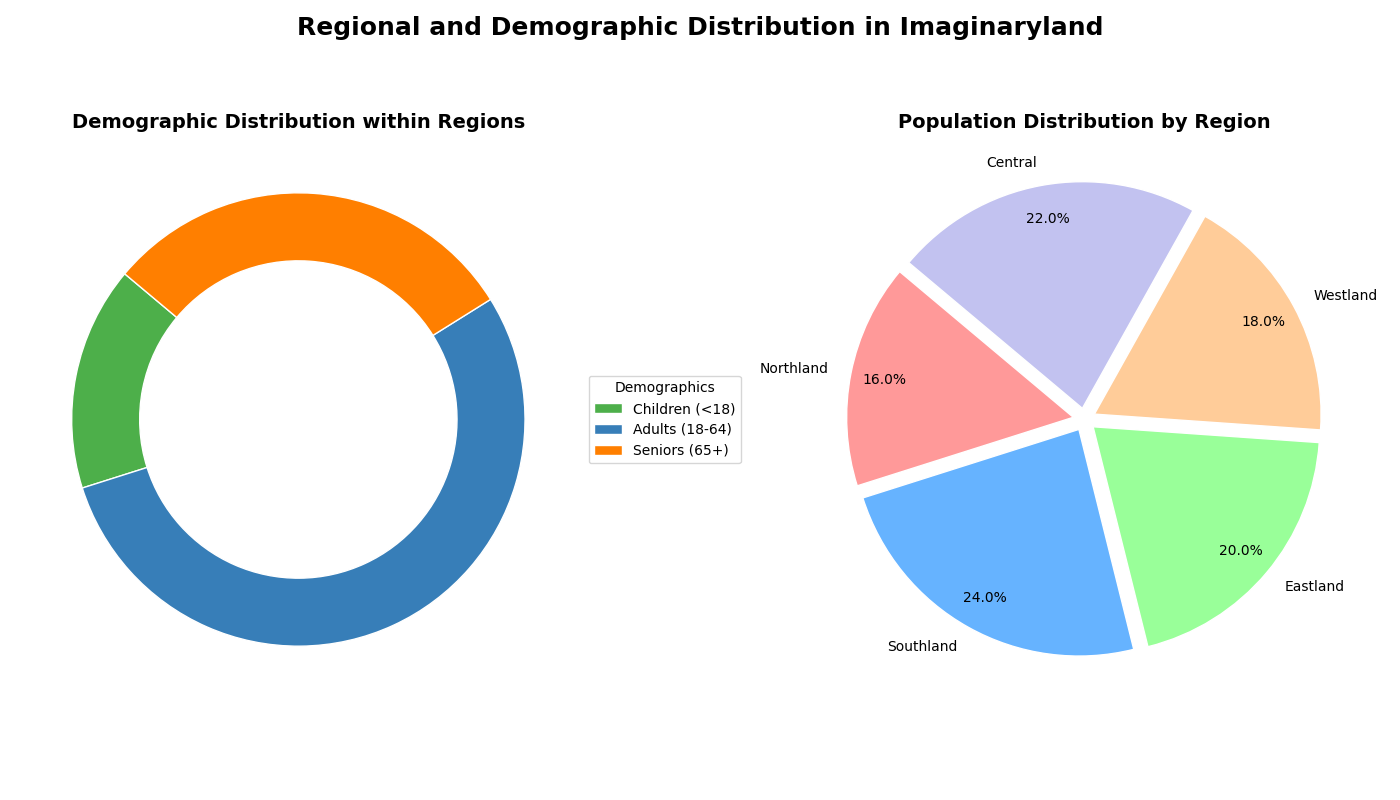

Reproduce this figure in Python.
import matplotlib.pyplot as plt
import numpy as np

regions = ['Northland', 'Southland', 'Eastland', 'Westland', 'Central']
population_percentages = [16, 24, 20, 18, 22]
demographics_labels = ['Children (<18)', 'Adults (18-64)', 'Seniors (65+)']
demographics_data = {
    'Children (<18)': [12, 14, 22, 18, 16],
    'Adults (18-64)': [56, 64, 48, 52, 54],
    'Seniors (65+)': [32, 22, 30, 30, 30]
}

region_colors = ['#ff9999','#66b3ff','#99ff99','#ffcc99','#c2c2f0']
demographic_colors = ['#4daf4a','#377eb8','#ff7f00']

fig, ax = plt.subplots(1, 2, figsize=(14, 8))

# Swap: First, plot pie charts for demographics within each region
all_wedges = []
for i, region in enumerate(regions):
    demographic_data = [demographics_data[label][i] for label in demographics_labels]
    wedges, _ = ax[0].pie(
        demographic_data, colors=demographic_colors, startangle=140, wedgeprops=dict(edgecolor='white', width=0.3)
    )
    all_wedges.extend(wedges)

ax[0].legend(all_wedges[:3], demographics_labels, title="Demographics", loc="center left", bbox_to_anchor=(1, 0, 0.5, 1))
ax[0].set_title('Demographic Distribution within Regions', fontsize=14, fontweight='bold')

# Second, create pie chart for population distribution by region
ax[1].pie(
    population_percentages, labels=regions, colors=region_colors, autopct='%1.1f%%', startangle=140,
    wedgeprops=dict(edgecolor='white'), explode=(0.05, 0.05, 0.05, 0.05, 0.05), pctdistance=0.85
)
ax[1].set_title('Population Distribution by Region', fontsize=14, fontweight='bold')

fig.suptitle('Regional and Demographic Distribution in Imaginaryland', fontsize=18, fontweight='bold', y=0.98)

plt.tight_layout()
plt.show()
